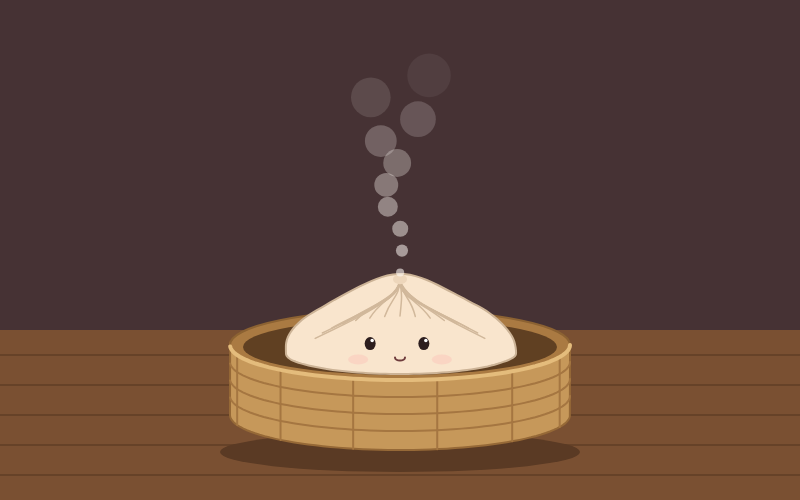
Frame 1 (no input)
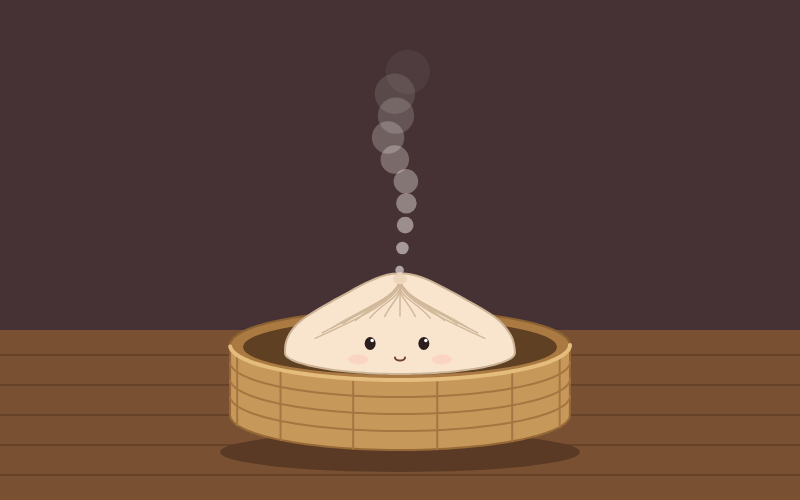
Frame 60 (no input)
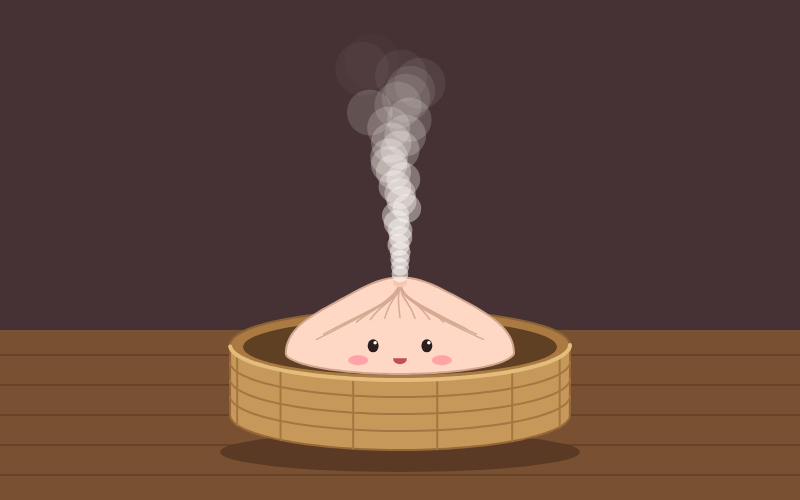
Frame 120 (the mouse pressed at the canvas centre since frame 60)

The p5.js sketch that drew these frames (run headless with seeded random() and noise() and a simulated clock; from frame 60 on, the mouse is pressed at the canvas centre):

// p5.js sketch
// ── sketch.js
let bodyW, bodyH, pleats, eyeGap;
let doughR, doughG, doughB;
let blushR, blushG, blushB;

// ---------- state ----------
let cx = 400; // x position of the spirit
let baseY = 374; // where the spirit sits in the steamer
let energy = 0.8; // 1 = wide awake, 0 = asleep
let hot = false; // becomes true after the first click
let heat = 0; // 0 = cool, 1 = fully steamed up
let squish = 0; // squash and stretch
let squishSpeed = 0;
let blush = 0;
let burst = 0; // counts down after a click
let wasPressed = false;

function setup() {
  createCanvas(800, 500);

  bodyW = random(90, 125);
  bodyH = random(58, 72);
  pleats = floor(random(9, 18));
  eyeGap = random(22, 36);
  doughR = random(238, 252);
  doughG = random(224, 240);
  doughB = random(198, 225);

  let pick = floor(random(4));
  if (pick == 0) {
    blushR = 255;
    blushG = 150;
    blushB = 160;
  } else if (pick == 1) {
    blushR = 255;
    blushG = 170;
    blushB = 120;
  } else if (pick == 2) {
    blushR = 240;
    blushG = 120;
    blushB = 150;
  } else {
    blushR = 255;
    blushG = 125;
    blushB = 125;
  }
}

function draw() {
  background(70, 50, 52);
  noStroke();
  fill(122, 80, 50);
  rect(0, 330, width, 170);
  stroke(102, 66, 40);
  strokeWeight(2);
  for (let y = 355; y < height; y += 30) {
    line(0, y, width, y);
  }

  let d = dist(mouseX, mouseY, cx, baseY - bodyH * 0.8);

  // a new click on the spirit steams it up
  if (mouseIsPressed == true && wasPressed == false && d < bodyW) {
    hot = true;
    burst = 60;
    squishSpeed = -0.3; // it jumps
  }
  wasPressed = mouseIsPressed;

  if (hot == true) {
    heat = lerp(heat, 1, 0.03); // warms up and stays hot
    energy = 1;
  } else {
    energy = constrain(energy - 0.0005, 0, 1); // slowly gets sleepy
  }

  // spring for squash and stretch
  squishSpeed = squishSpeed - squish * 0.2;
  squishSpeed = squishSpeed * 0.85;
  squish = squish + squishSpeed;

  // blushes when the mouse is close (and always when hot)
  let near = constrain(map(d, 250, 60, 0, 1), 0, 1);
  blush = lerp(blush, max(near, heat), 0.06);

  if (burst > 0) {
    burst = burst - 1;
  }

  let sleepy = constrain(map(energy, 0.1, 0.45, 1, 0), 0, 1);

  noStroke();
  fill(90, 58, 36);
  ellipse(400, 452, 360, 40); // shadow
  fill(170, 122, 66);
  stroke(140, 98, 50);
  strokeWeight(2);
  ellipse(400, 345, 340, 70);
  noStroke();
  fill(96, 64, 34);
  ellipse(400, 347, 314, 56);

  // ================= SPIRIT =================
  let breathe =
    sin(frameCount * (lerp(0.02, 0.06, energy) + heat * 0.03)) * 0.04;
  let w = bodyW * (1 + squish + breathe * 0.5);
  let h = bodyH * (1 - squish + breathe);
  let centerY = baseY - h * 0.35;
  let peakY = centerY - h * 1.3;

  // the dough turns warm and pink when it is hot
  let r = lerp(doughR, 255, heat);
  let g = lerp(doughG, 212, heat);
  let b = lerp(doughB, 195, heat);

  // body: round with a flat bottom and a pinched top
  fill(r, g, b);
  stroke(r - 45, g - 50, b - 55);
  strokeWeight(2);
  beginShape();
  for (let a = 0; a < TWO_PI; a += 0.05) {
    let wob =
      1 + (noise(cos(a) + 1, sin(a) + 1, frameCount * 0.01) - 0.5) * 0.08;
    let s = sin(a);
    let x = cx + cos(a) * w * wob;
    let y = centerY + s * h * 0.35;
    if (s < 0) {
      let s8 = s * s * s * s * s * s * s * s;
      y = centerY + s * h * wob * (1 + 0.3 * s8);
    }
    vertex(x, y);
  }
  endShape(CLOSE);

  // pleats swirl up to the top knot
  noFill();
  stroke(r - 40, g - 45, b - 50);
  strokeWeight(1.5);
  for (let i = 0; i < pleats; i++) {
    let a = map(i, 0, pleats - 1, PI + 0.4, TWO_PI - 0.4);
    let sx = cx + cos(a) * w * 0.8;
    let sy = centerY + sin(a) * h * 0.6;
    let sway = sin(frameCount * 0.04 + i) * 3;
    bezier(
      sx,
      sy,
      cx + (sx - cx) * 0.5 + sway,
      sy - 20,
      cx + sway,
      peakY + 25,
      cx,
      peakY + 6
    );
  }
  noStroke();
  fill(r - 12, g - 15, b - 18);
  ellipse(cx, peakY + 6, 14, 10); // top knot

  // cheeks
  let eyeY = centerY - h * 0.1;
  fill(blushR, blushG, blushB, 50 + blush * 170);
  ellipse(cx - eyeGap - 15, eyeY + 13, 20, 10);
  ellipse(cx + eyeGap + 15, eyeY + 13, 20, 10);

  // eyes follow the mouse
  let lookX =
    constrain(map(mouseX - cx, -300, 300, -3, 3), -3, 3) * (1 - sleepy);
  let lookY =
    constrain(map(mouseY - eyeY, -200, 200, -3, 3), -3, 3) * (1 - sleepy);
  let eyeH = lerp(13, 2, sleepy);
  fill(45, 30, 30);
  ellipse(cx - eyeGap + lookX, eyeY + lookY, 11, eyeH);
  ellipse(cx + eyeGap + lookX, eyeY + lookY, 11, eyeH);
  if (sleepy < 0.5) {
    fill(255);
    ellipse(cx - eyeGap + lookX + 2, eyeY + lookY - 3, 3.5, 3.5);
    ellipse(cx + eyeGap + lookX + 2, eyeY + lookY - 3, 3.5, 3.5);
  }

  // mouth
  if (sleepy > 0.8) {
    fill(150, 70, 70);
    let o = 4 + sin(frameCount * 0.04) * 1.5;
    ellipse(cx, eyeY + 14, o, o); // snoring "o"
  } else if (hot == true || blush > 0.6) {
    fill(190, 80, 90);
    arc(cx, eyeY + 11, 14, 12, 0, PI); // happy open mouth
  } else {
    noFill();
    stroke(110, 60, 60);
    strokeWeight(2);
    arc(cx, eyeY + 11, 10, 6, 0, PI); // small smile
  }

  // ================= STEAMER (front) =================
  fill(198, 152, 90);
  stroke(150, 105, 55);
  strokeWeight(2);
  beginShape();
  for (let a = 0; a <= PI; a += 0.05) {
    vertex(400 + cos(a) * 170, 345 + sin(a) * 35);
  }
  for (let a = PI; a >= 0; a -= 0.05) {
    vertex(400 + cos(a) * 170, 415 + sin(a) * 35);
  }
  endShape(CLOSE);
  noFill();
  stroke(165, 118, 65);
  for (let k = 1; k < 4; k++) {
    beginShape();
    for (let a = 0; a <= PI; a += 0.05) {
      vertex(400 + cos(a) * 170, 345 + k * 17 + sin(a) * 35);
    }
    endShape();
  }
  for (let a = 0.35; a < PI; a += 0.5) {
    line(
      400 + cos(a) * 170,
      345 + sin(a) * 35,
      400 + cos(a) * 170,
      415 + sin(a) * 35
    );
  }
  stroke(228, 188, 124);
  strokeWeight(4);
  beginShape();
  for (let a = 0; a <= PI; a += 0.05) {
    vertex(400 + cos(a) * 170, 345 + sin(a) * 35);
  }
  endShape();

  // ================= STEAM =================
  // each puff rises, drifts with noise, grows and fades, then starts again
  noStroke();
  for (let i = 0; i < 30; i++) {
    // cool: every 3rd puff, sleepy: every 6th puff, hot: all 30 puffs
    let show = i % 3 == 0;
    if (energy < 0.3) {
      show = i % 6 == 0;
    }
    if (heat > 0.5) {
      show = true;
    }
    if (show == true) {
      let t = (frameCount * (0.8 + heat * 0.6) + i * 7.3) % 220; // how far it has risen
      let px = cx + (noise(i * 0.7, frameCount * 0.005) - 0.5) * t * 0.8;
      let py = peakY - t;
      let size = 8 + t * 0.18 + heat * 10;
      fill(255, 250, 245, map(t, 0, 220, 150, 0));
      ellipse(px, py, size, size);
    }
  }

  // a ring of steam bursts out after a click
  if (burst > 0) {
    let age = 60 - burst;
    for (let i = 0; i < 20; i++) {
      let a = (i * TWO_PI) / 20 + noise(i) * 0.5;
      let rr = 70 + age * 3;
      fill(255, 250, 245, map(age, 0, 60, 160, 0));
      ellipse(
        cx + cos(a) * rr * 1.4,
        centerY - 20 + sin(a) * rr * 0.6 - age * 0.8,
        20 + age * 0.4
      );
    }
  }

  // z z z when it is asleep
  if (sleepy > 0.8) {
    textSize(18);
    for (let i = 0; i < 3; i++) {
      let t = (frameCount * 0.5 + i * 40) % 120;
      fill(255, 240, 220, map(t, 0, 120, 255, 0));
      text(
        "z",
        cx + 35 + t * 0.2 + sin(frameCount * 0.05 + i) * 5,
        peakY + 10 - t
      );
    }
  }
}
